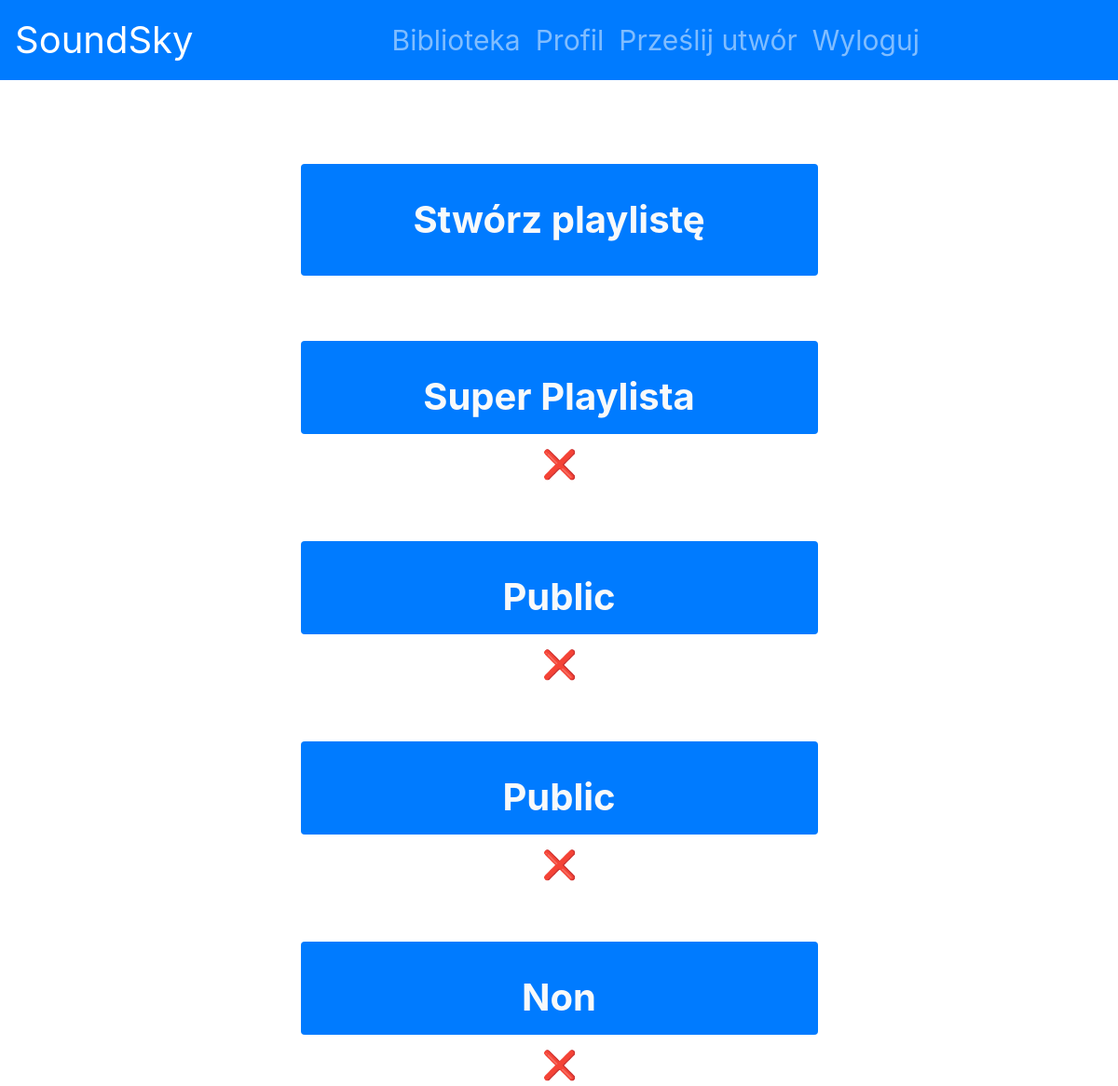
The page /Profile/Library/ (signed in) on the database its author committed.
### SoundSky/models.py (models this page shows)
class Playlist(models.Model):
    id = models.AutoField(primary_key=True)
    name = models.CharField(max_length=100)
    user = models.ForeignKey(User, on_delete=models.CASCADE)
    songs = models.ManyToManyField(Song)
    def get_absolute_url(self):
        return reverse("Playlist", kwargs={"playlist_id": self.id})
    class Meta:
        verbose_name_plural = "Playlists"
    def __str__(self):
        return self.name

### SoundSky/views.py (the view)
# urls.py: path('Profile/Library/', library, name="Library"),
@login_required
def library(request):
    user = request.user
    playlists = Playlist.objects.filter(user=user)
    print(playlists)
    ctx = {
        'Playlists': playlists
    }
    return render(request, 'Soundsky/library_page.html', ctx)

### SoundSky/templates/SoundSky/library_page.html (shortened to what this page needs)
{% extends "SoundSky/main_page.html" %}
{% block content %}
  <div class="container">
    <a  href="{% url 'Add Playlist'%}" class="inside bg-primary rounded text-light" style="font-size: 40px; font-weight: bold; padding-top: 30px; padding-bottom: 30px;">Stwórz playlistę</a>
  </div>
    {% for pl in Playlists %}
    <div class="container">
    <a  href="{{pl.get_absolute_url}}" class="inside bg-primary rounded text-light" style="font-size: 40px; font-weight: bold; padding-top: 30px; padding-bottom: 10px;">{{pl.name}}</a>
    <a href="{% url 'DeletePlaylist' pl.id %}">❌</a></div>
    {% endfor %}
{% endblock %}

### SoundSky/templates/SoundSky/main_page.html (style rules this page uses)
a { font-size: 30px; }

### SoundSky/templates/SoundSky/library_page.html (style rules this page uses)
.container { display: flex; flex-direction: column; align-items: center; justify-content: center; margin-top: 50px; }
.inside { padding: 10px; margin: 10px; width: 50%; text-align: center; background-color: 007bff; }
a { color: white; }

### rows shown on the page
Playlist: name "Super Playlista"
Playlist: name "Public"
Playlist: name "Public"
Playlist: name "Non"
